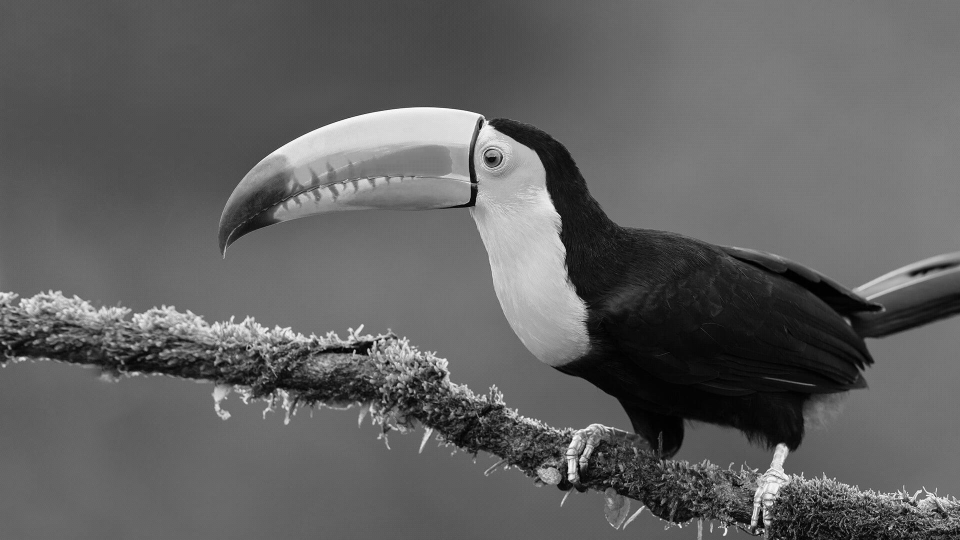
%> input picture MP-2/sw/_submit_4_1_compare/Submit/SA-4B/part5/toucan1080grayscale.jpg, 1920 x 1080 px (shown at 1/2 size)
$ octave colorify.m   (GNU Octave 9; MATLAB toolbox functions it lacks are replaced by stand-ins)
%> lines starting %> are read from the running program, lines starting %| are printed output that depends on the picture
clear; clc;

input = "C:\Users\penny\Downloads\MP-2\images\toucan1080grayscale.jpg";
output = "C:\Users\penny\Downloads\MP-2\images\toucan1080reconstruction.jpg";

bayer = imread(input);
%> bayer is the input picture: size 1080x1920 uint8; min 0, max 255, mean 96.7

oddRows = 1:2:1080;
evenRows = 2:2:1080;
oddCols = 1:2:1920;
evenCols = 2:2:1920;

% brain empty, easy mode
% rgb = demosaic(bayer, "rggb");

R = zeros(1080, 1920, "uint8");
G = zeros(1080, 1920, "uint8");
B = zeros(1080, 1920, "uint8");

%  R G
%  G B
r1 = oddRows;
r2 = evenRows;
c1 = oddCols;
c2 = evenCols;

% fill in each R in the 2x2 tile from the R corner
R(r1,c1) = bayer(r1,c1);
R(r1,c2) = bayer(r1,c1);
R(r2,c1) = bayer(r1,c1);
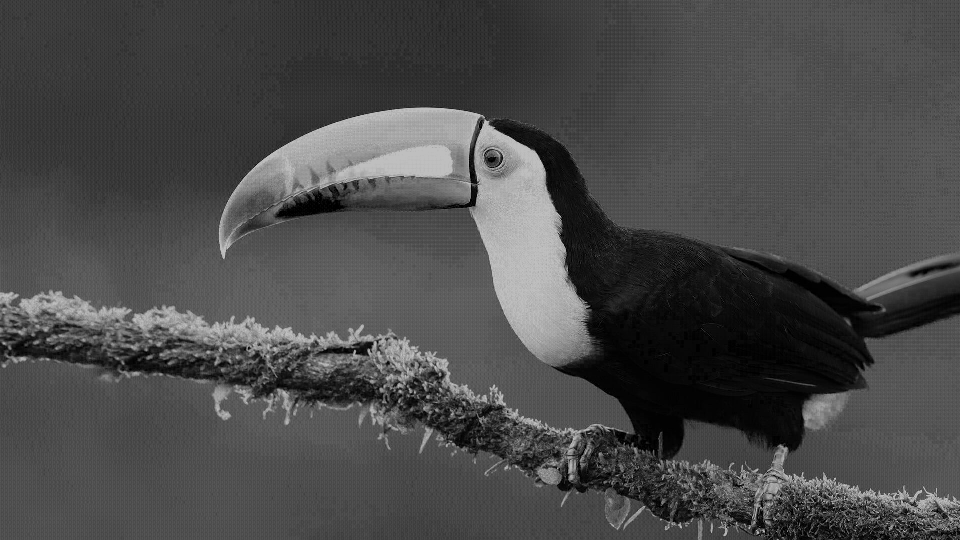
%> R: size 1080x1920 uint8 (shown at 1/2 size); min 0, max 255, mean 73.8
R(r2,c2) = bayer(r1,c1);
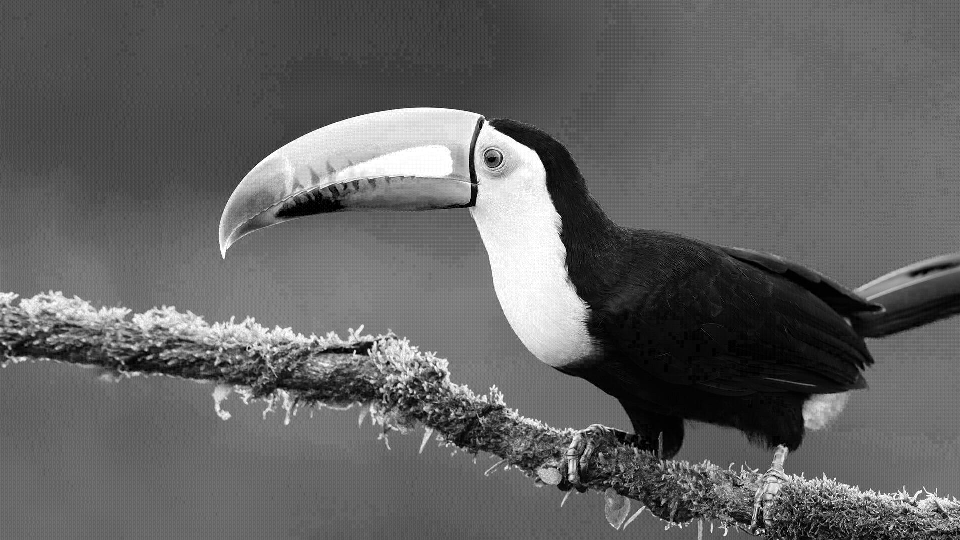
%> R: size 1080x1920 uint8 (shown at 1/2 size); min 0, max 255, mean 98.3

% fill in each G from the G to the side
G(r1,c1) = bayer(r1,c2);
G(r1,c2) = bayer(r1,c2);
G(r2,c1) = bayer(r2,c1);
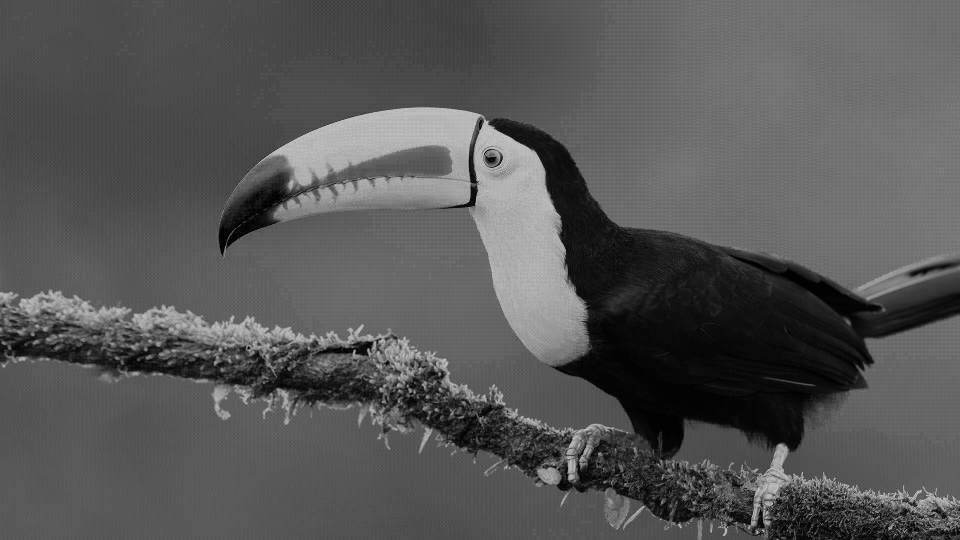
%> G: size 1080x1920 uint8 (shown at 1/2 size); min 0, max 255, mean 86.1
G(r2,c2) = bayer(r2,c1);
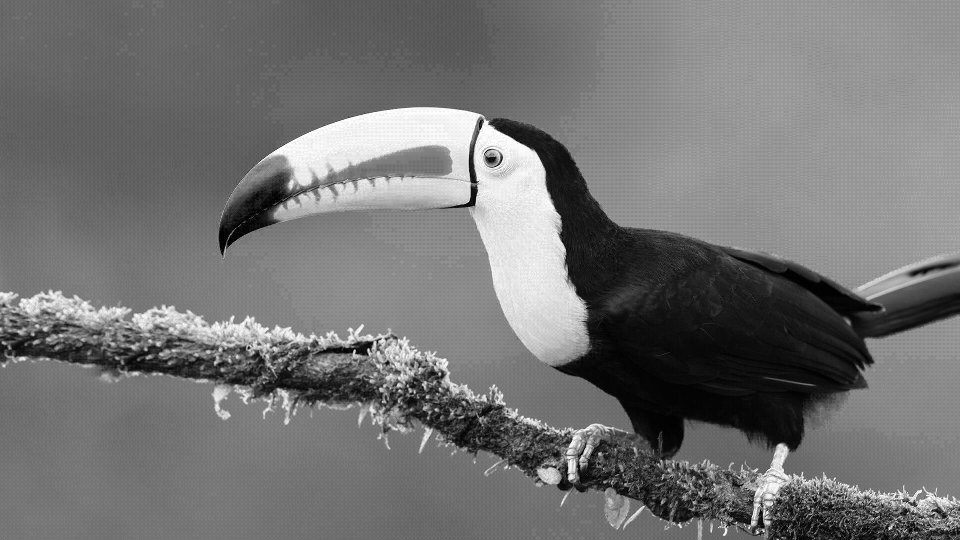
%> G: size 1080x1920 uint8 (shown at 1/2 size); min 0, max 255, mean 114.8

% fill in each B in the 2x2 tile from the B corner
B(r1,c1) = bayer(r2,c2);
B(r1,c2) = bayer(r2,c2);
B(r2,c1) = bayer(r2,c2);
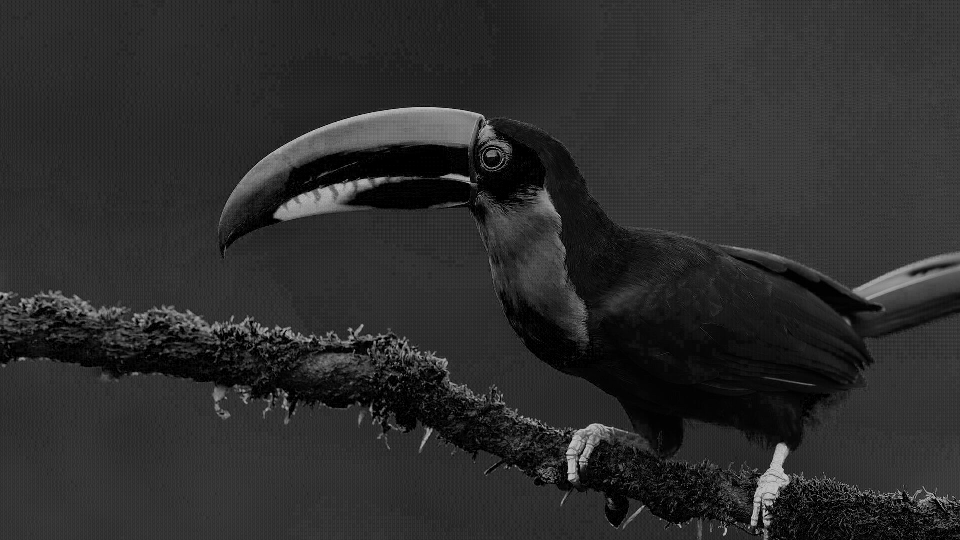
%> B: size 1080x1920 uint8 (shown at 1/2 size); min 0, max 255, mean 44.3
B(r2,c2) = bayer(r2,c2);
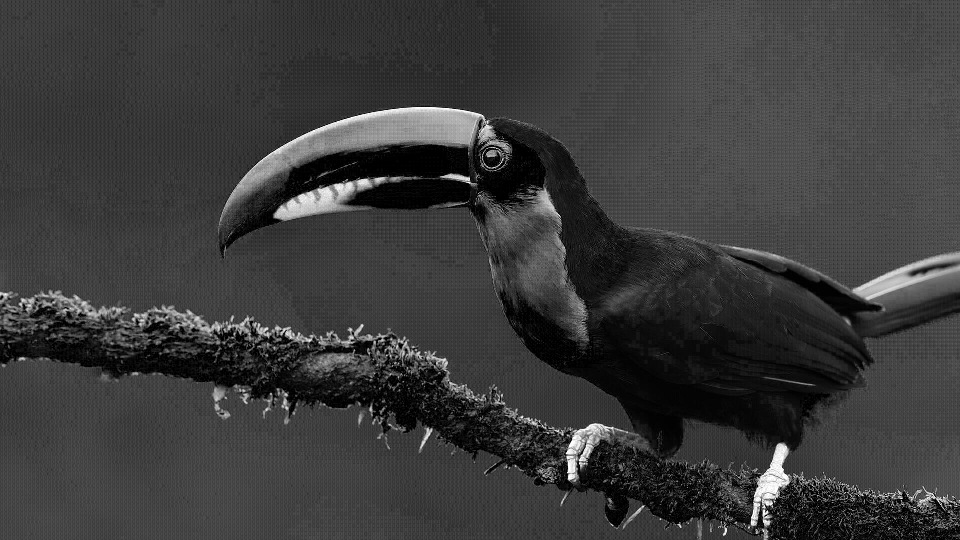
%> B: size 1080x1920 uint8 (shown at 1/2 size); min 0, max 255, mean 59.1

% write the output
rgb = cat(3, R, G, B);
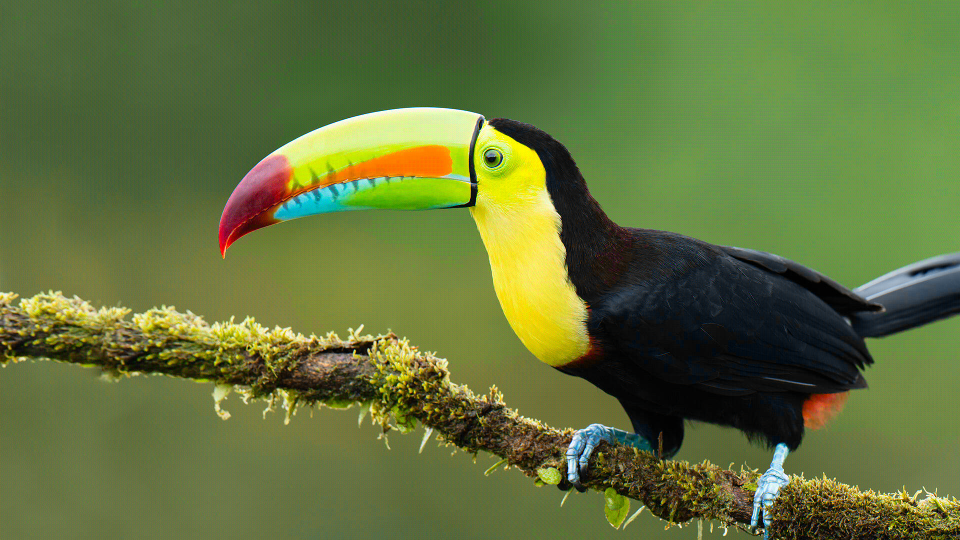
%> rgb: size 1080x1920x3 uint8 (shown at 1/2 size); mean R, G, B 98.3, 114.8, 59.1
imwrite(rgb, output);
